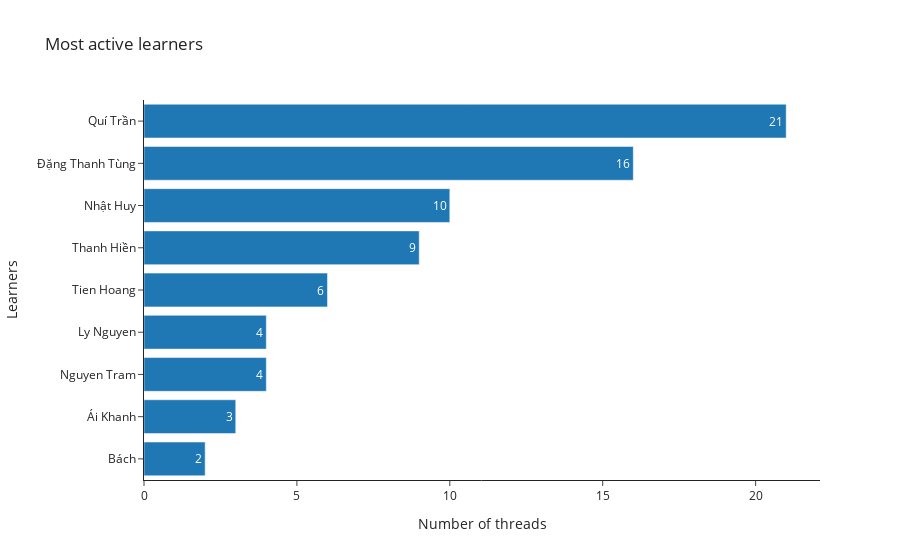

Source (notebook cell):
### Code cell
fig = go.Figure()

# Add bar trace
fig.add_trace(go.Bar(
    x=df_merged['number_of_threads'].head(10)[::-1],
    y=df_merged['name'].head(10)[::-1],
    orientation='h',
    text=df_merged['number_of_threads'].head(10)[::-1],
    hovertemplate='%{x} threads<extra></extra>'
))

# Update layout
fig.update_layout(
    title='Most active learners',
    xaxis=dict(title='Number of threads'),
    yaxis=dict(title='Learners'),
    height=500,
    hoverlabel=dict(bgcolor='#000', font_color='#fff')
)
# Show plot
fig.show()

### Figure 1 — Plotly figure (JSON) as saved in the notebook; plotly's stock layout.template omitted (floating-point values rounded to 4 significant figures)
{"data": [{"hovertemplate": "%{x} threads<extra></extra>", "orientation": "h", "text": [2, 2, 3, 4, 4, 6, 9, 10, 16, 21], "type": "bar", "x": [2, 2, 3, 4, 4, 6, 9, 10, 16, 21], "y": [null, "Bách", "Ái Khanh", "Nguyen Tram", "Ly Nguyen", "Tien Hoang", "Thanh Hiền", "Nhật Huy", "Đặng Thanh Tùng", "Quí Trần"]}], "layout": {"autosize": true, "hoverlabel": {"bgcolor": "#000", "font": {"color": "#fff"}}, "title": {"text": "Most active learners"}, "xaxis": {"autorange": true, "range": [0, 22.11], "title": {"text": "Number of threads"}, "type": "linear"}, "yaxis": {"autorange": true, "range": [-0.5, 8.5], "title": {"text": "Learners"}, "type": "category"}}}
